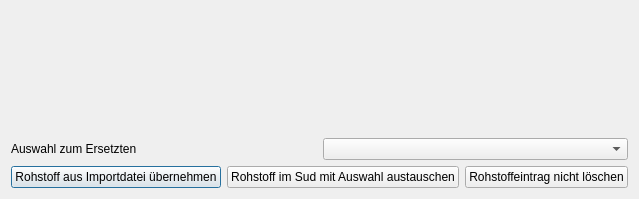
<?xml version="1.0" encoding="UTF-8"?>
<ui version="4.0">
 <class>RohstoffAustauschen</class>
 <widget class="QDialog" name="RohstoffAustauschen">
  <property name="geometry">
   <rect>
    <x>0</x>
    <y>0</y>
    <width>498</width>
    <height>199</height>
   </rect>
  </property>
  <property name="windowTitle">
   <string>Rohstoff austauschen</string>
  </property>
  <layout class="QVBoxLayout" name="verticalLayout" stretch="1,0,0">
   <item>
    <widget class="QLabel" name="label_text">
     <property name="textFormat">
      <enum>Qt::RichText</enum>
     </property>
     <property name="alignment">
      <set>Qt::AlignLeading|Qt::AlignLeft|Qt::AlignTop</set>
     </property>
     <property name="wordWrap">
      <bool>true</bool>
     </property>
    </widget>
   </item>
   <item>
    <layout class="QHBoxLayout" name="horizontalLayout">
     <item>
      <widget class="QLabel" name="label">
       <property name="text">
        <string>Auswahl zum Ersetzten</string>
       </property>
      </widget>
     </item>
     <item>
      <widget class="QComboBox" name="comboBox_Rohstoffauswahl"/>
     </item>
    </layout>
   </item>
   <item>
    <layout class="QHBoxLayout" name="horizontalLayout_2">
     <item>
      <widget class="QPushButton" name="pushButton_RohstoffUebernehmen">
       <property name="text">
        <string>Rohstoff aus Importdatei übernehmen</string>
       </property>
       <property name="flat">
        <bool>false</bool>
       </property>
      </widget>
     </item>
     <item>
      <widget class="QPushButton" name="pushButton_ok">
       <property name="text">
        <string>Rohstoff im Sud mit Auswahl austauschen</string>
       </property>
      </widget>
     </item>
     <item>
      <widget class="QPushButton" name="pushButton_cancel">
       <property name="text">
        <string>Rohstoffeintrag nicht löschen</string>
       </property>
      </widget>
     </item>
    </layout>
   </item>
  </layout>
 </widget>
 <resources/>
 <connections/>
</ui>
